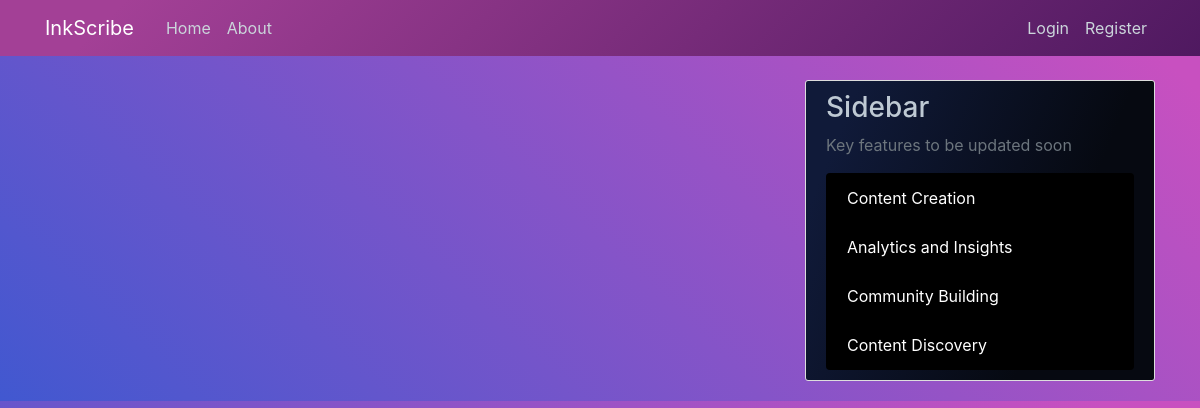
The app's page /home, older data.
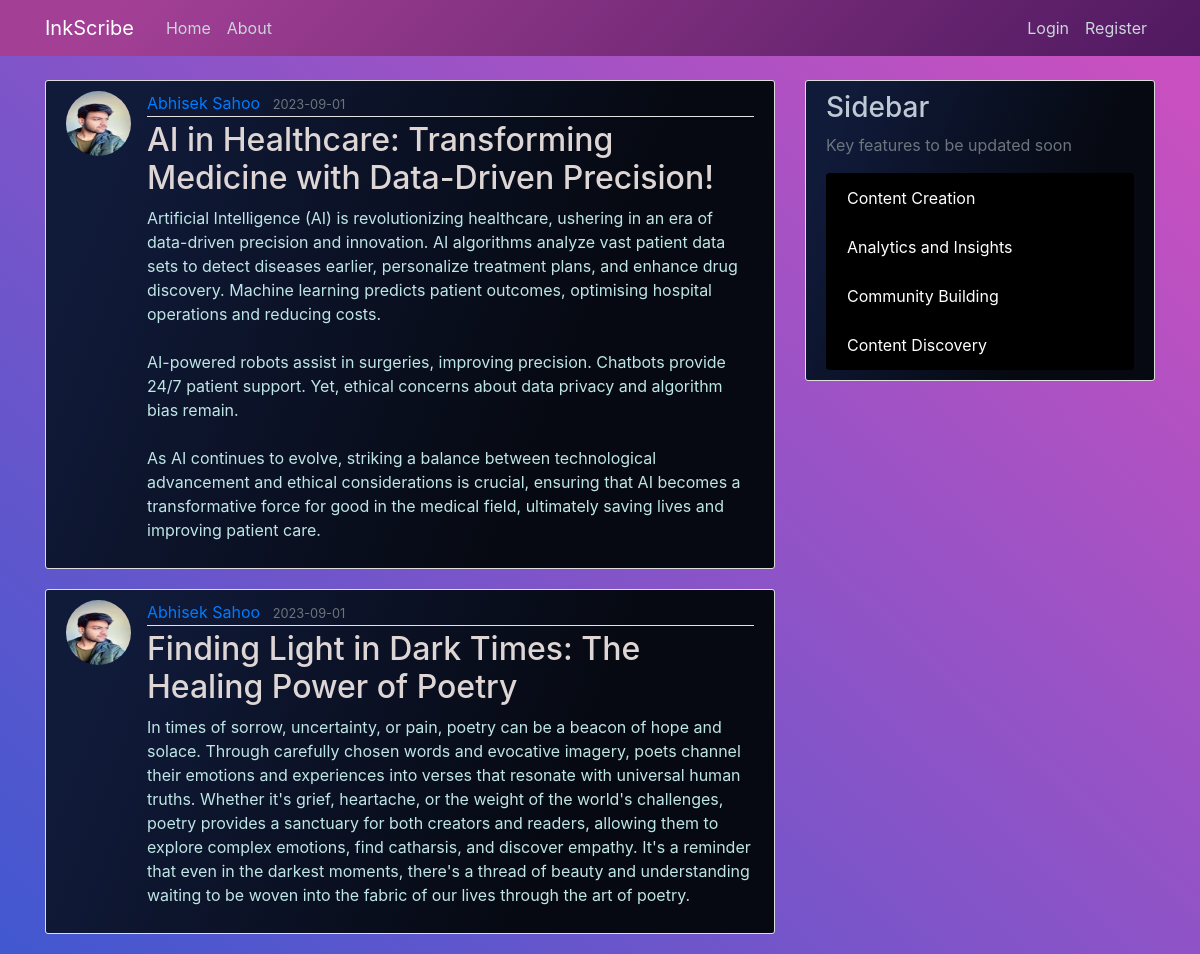
The same page, newer data.
### flaskblog/models.py (models this page shows, shortened)
class Post(db.Model):
    id = db.Column(db.Integer, primary_key=True)
    title = db.Column(db.String(100), nullable=False)
    date_posted = db.Column(db.DateTime, nullable=False, default=datetime.utcnow)
    content = db.Column(db.Text, nullable=False)
    user_id = db.Column(db.Integer, db.ForeignKey('user.id'), nullable=False)

class User(UserMixin, db.Model):
    id = db.Column(db.Integer, primary_key=True)
    username = db.Column(db.String(20), unique=True, nullable=False)
    email = db.Column(db.String(120), unique=True, nullable=False)
    image_file = db.Column(db.String(20), nullable=False, default='default.jpeg')
    password = db.Column(db.String(60), nullable=False)
    posts = db.relationship('Post', backref='author', lazy=True)

### flaskblog/routes.py (the view)
@app.route("/")
@app.route("/home")
def home():
    page = request.args.get('page', 1, type=int)
    posts = Post.query.order_by(Post.date_posted.desc()).paginate(page=page, per_page=2)
    return render_template('home.html', posts=posts)

### flaskblog/templates/home.html
{% extends "layout.html" %}
{% block content %}
    {% for post in posts %}
        <article class="media content-section">
          <img class="rounded-circle article-img" src="{{ url_for('static', filename='profile_pics/' + post.author.image_file) }}">
          <div class="media-body">
            <div class="article-metadata">
              <a class="mr-2" href="#">{{ post.author.username }}</a>
              <small class="text-muted">{{ post.date_posted.strftime('%Y-%m-%d') }}</small>
            </div>
            <h2><a class="article-title" href="{{ url_for('post', post_id=post.id) }}">{{ post.title }}</a></h2>
            <p class="article-content">{{ post.content }}</p>
          </div>
        </article>
    {% endfor %}
{% endblock content %}

Row changes from the older to the newer data that the page shows:
added Post: image_file (picture), author.username "Abhisek Sahoo", date_posted "2023-09-01", title "AI in Healthcare: Transforming Medicine with Data-Driven Precision!", content "Artificial Intelligence (AI) is revolutionizing healthcare, ushering in an era of data-driven precision and innovation. AI algorithms analyze vast patient data sets to detect diseases earlier, personalize treatment plans, and enhance drug discovery. Machine learning predicts patient outcomes, optimising hospital operations and reducing costs. AI-powered robots assist in surgeries, improving precision. Chatbots provide 24/7 patient support. Yet, ethical concerns about data privacy and algorithm bias remain. As AI continues to evolve, striking a balance between technological advancement and ethical considerations is crucial, ensuring that AI becomes a transformative force for good in the…"
added Post: image_file (picture), author.username "Abhisek Sahoo", date_posted "2023-09-01", title "Finding Light in Dark Times: The Healing Power of Poetry", content "In times of sorrow, uncertainty, or pain, poetry can be a beacon of hope and solace. Through carefully chosen words and evocative imagery, poets channel their emotions and experiences into verses that resonate with universal human truths. Whether it's grief, heartache, or the weight of the world's challenges, poetry provides a sanctuary for both creators and readers, allowing them to explore complex emotions, find catharsis, and discover empathy. It's a reminder that even in the darkest moments, there's a thread of beauty and understanding waiting to be woven into the fabric of our lives through the art of poetry."
